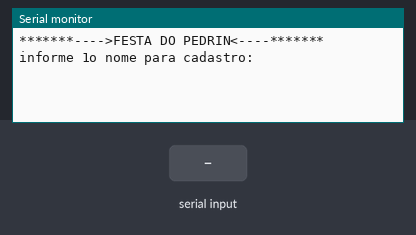
This sketch was run on a simulated Arduino Uno, built with avr-gcc and run on an emulated ATmega328P. Parts: the last lines printed to the serial monitor. The inputs (shaded band) are chosen by the test bench.

Above: at 1.2 s.
1.3 s: "90,45\n" received over Serial
At 3.1 s:
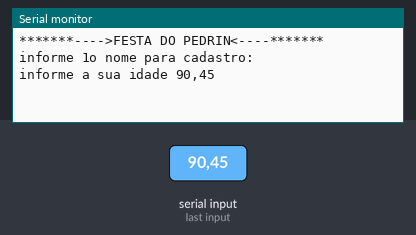
3.8 s: "30,150\n" received over Serial
At 4.2 s:
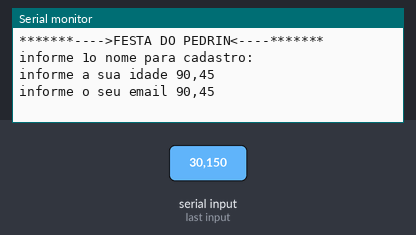
5.3 s: "5\n" received over Serial
At 7.3 s:
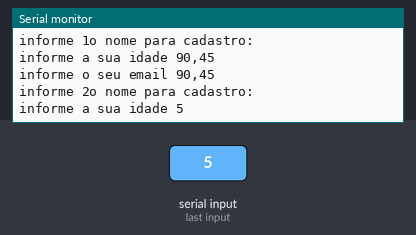
7.8 s: "90\n" received over Serial
At 8.4 s:
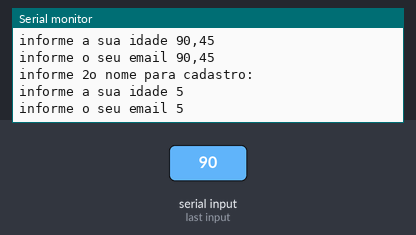

The sketch:

cadastro_de_usuarios1.ino
```cpp
//
//variáveis globais
/*
           cria um vetor tamanho 4,
           fazendo parte do mesmo cadasstro
*/
int qtdCadastrado = 4;
String  convidados[4];
int  idadeConvidados[4];//Camel Case
String  emailConvidados[4];

//Funções
void desenhaCabecalho(){

 Serial.println("*******---->FESTA DO PEDRIN<----*******");
 Serial.println();
 Serial.println();
}


void setup()
{
 Serial.begin(9600);//inicia a comunicação serial


}

void loop()
{
 //fazer um cabeçalho bolnito para o programa
 desenhaCabecalho();//chama a função para desenhar o cabeçalho

 //cadastrar os dados

  for(int i = 0; i<= qtdCadastrado; i++){

  //socilicitar o nome do usuário

    Serial.println("informe " +String(i + 1)+ "o nome para cadastro:");
    while(! Serial.available());
    convidados[i] = Serial.readString();

  //socilicitar a idade

    Serial.println("informe a sua idade " + convidados[i]);
    while(! Serial.available());
    idadeConvidados[i] = Serial.parseInt();

  //socilicitar o Email

    Serial.println("informe o seu email " + convidados[i]);
    while(! Serial.available());
    emailConvidados[i] = Serial.readString();
    Serial.println();


  }//fim do for

   Serial.println("***exibindo convidados da festa***");
   Serial.println();

  for(int i =0; i < qtdCadastrado; i++){

    Serial.println("Nome: " + convidados[i]);
      Serial.println("Idade " + String (idadeConvidados[i]));
      Serial.println("Email: " + emailConvidados[i]);
      Serial.println("permissao para a festa: " + String(idadeConvidados[i] >= 18 ? "OK" : "menor de idade"));
      Serial.println("<----------->");
      Serial.println();

      }//fim do if

      //fim do for


  //Exibir a lista de convidados
  //obs: só vai na festa quem for maior de idade >= 18


 delay(2000);//pausa de 2 segundos

}
```

Measured:
- after the input at 1.3 s, the serial monitor: prints a new line after 1.0 s (image 1)
- after the input at 3.8 s, the serial monitor: prints a new line at once (image 2)
- after the input at 5.3 s, the serial monitor: prints a new line after 1.0 s (image 3)
- after the input at 7.8 s, the serial monitor: prints a new line at once (image 4)
